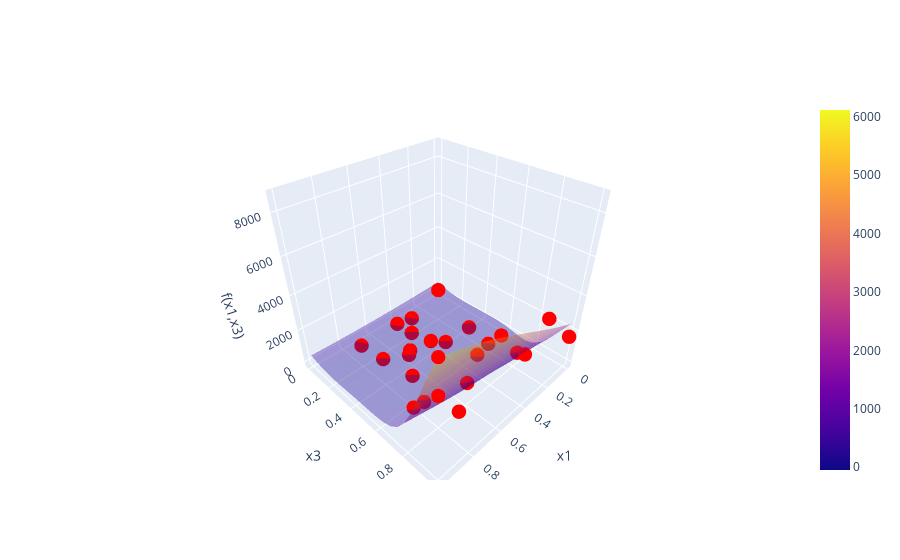

The cell this chart's notebook holds for it:
### Markdown cell above
# Function 05

- beta is still 2
- This is still pushing out to the edge of the space along an obvious upwards ramp
- This path should be exhausted next week in the x1,x3 direction.  Anything to do in the other coordinates?
standard Bayesian with beta = 0 and finer grid gave something new
- would benefit from gradient search and local model because secondary variables x1 and x4 are still significant

### Code cell
f5 = BBfcn(5)
print(f5)
f5.plot_feature_correlations()
f5.plot_correlations_with_cross_terms()

# dimension reduction for f5()
class f5dimRedTransform(Transformation):
    def __init__(self):
        pass
    def apply(self,data):
        data.drop(columns=["x2","x4"],inplace=True)

tr = f5dimRedTransform()
f5_dimRed = BBfcn(5)
f5_dimRed.transform(tr)
print(f5_dimRed)
f5_dimRed.plot_feature_correlations()
# f4_dimRed.plot_correlations_with_cross_terms()
kernel = C(10, (0.001, 10000)) * Matern(length_scale=[0.01,0.01],nu=2.5) + WhiteKernel(noise_level=10.0)
f5_dimRed.nextPointBayesianOptim(kernel,numgrid=20,acqFcn="UCB",beta=2)

# Full dimensional GP for f5()
kernel = C(10, (0.001, 10000)) * Matern(length_scale=[0.01,0.01,0.01,0.01],nu=2.5) + WhiteKernel(noise_level=10.0)
f5.nextPointBayesianOptim(kernel,numgrid=20,acqFcn="UCB",beta=2)

### Figure 1 — Plotly figure (JSON) as saved in the notebook; plotly's stock layout.template omitted (floating-point values rounded to 4 significant figures; data arrays with more than 128 entries replaced by an {"elided": "..."} marker saying what was removed)
{"data": [{"opacity": 0.4, "type": "surface", "x": {"elided": "20x20 float values"}, "y": {"elided": "20x20 float values"}, "z": {"elided": "20x20 float values"}}, {"marker": {"color": "red", "size": 5}, "mode": "markers", "name": "Measured points", "type": "scatter3d", "x": [0.1914, 0.7587, 0.4383, 0.7061, 0.8365, 0.6834, 0.5536, 0.3524, 0.1538, 0.4634, 0.6775, 0.584, 0.3069, 0.5111, 0.4389, 0.2242, 0.7253, 0.3555, 0.1199, 0.1269, 0.2549, 1.0, 1.0, 0.0, 1.0, 1.0, 1.0], "y": [0.6074, 0.656, 0.2102, 0.2642, 0.6639, 0.829, 0.3238, 0.117, 0.4226, 0.1079, 0.4796, 0.3481, 0.6226, 0.7287, 0.3782, 0.8795, 0.08895, 0.4176, 0.6433, 0.7702, 1.0, 1.0, 1.0, 1.0, 1.0, 1.0, 1.0], "z": [64.44, 18.3, 0.1129, 4.211, 258.4, 78.43, 57.57, 109.6, 8.848, 233.2, 24.42, 64.42, 63.48, 79.73, 355.8, 1089.0, 28.87, 45.18, 431.6, 9.972, 3964.0, 4441.0, 6169.0, 1619.0, 4441.0, 8662.0, 8662.0]}], "layout": {"scene": {"xaxis": {"title": {"text": "x1"}}, "yaxis": {"title": {"text": "x3"}}, "zaxis": {"title": {"text": "f(x1,x3)"}}}}}
